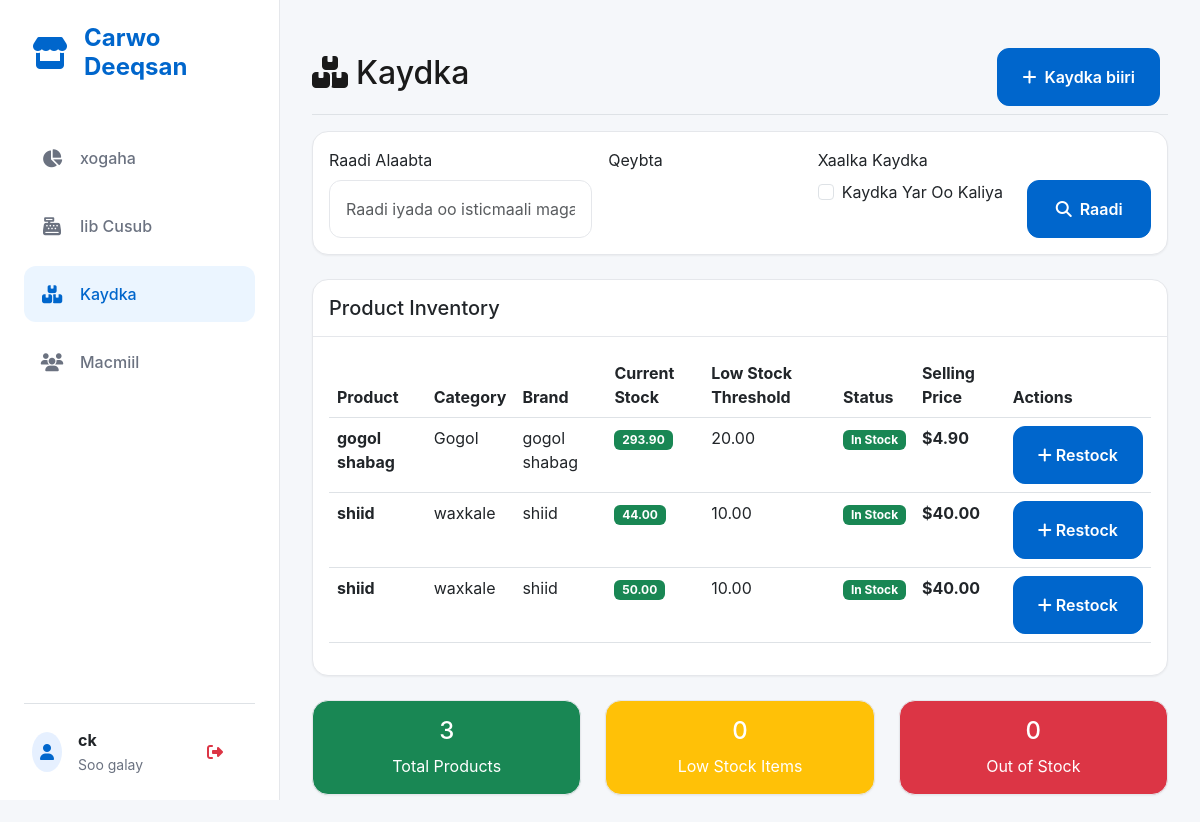
The app's page /inventory/ (signed in), older data.
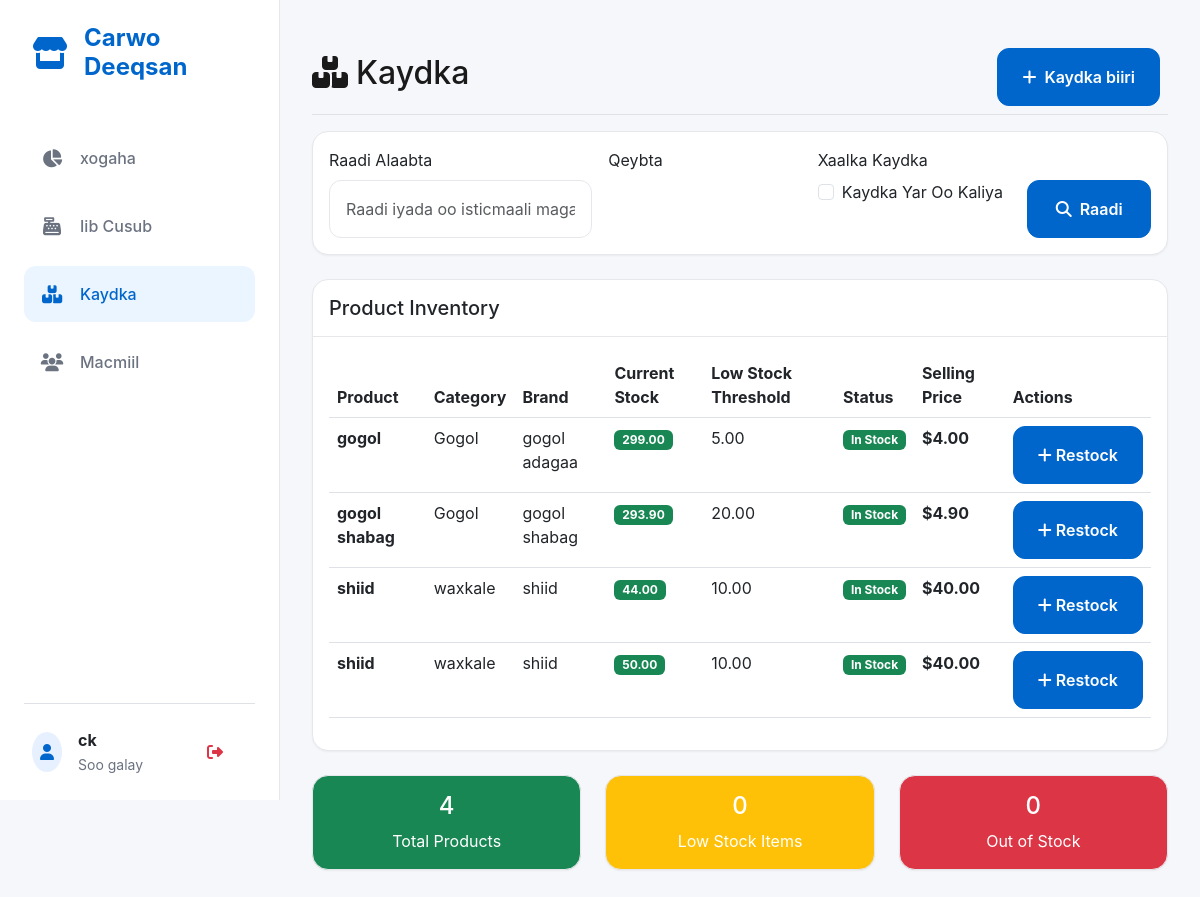
The same page, newer data.
### core/models.py (models this page shows, shortened)
class Product(models.Model):
    name = models.CharField(max_length=200)
    brand = models.CharField(max_length=100)
    category = models.ForeignKey(Category, on_delete=models.CASCADE)
    purchase_price = models.DecimalField(
        max_digits=10,
        decimal_places=2,
        verbose_name="Purchase Price (USD)"
    )
    selling_price = models.DecimalField(
        max_digits=10,
        decimal_places=2,
        verbose_name="Selling Price (USD)"
    )
    UNIT_CHOICES = [
        ('UNIT', 'Unit'),
        ('METER', 'Meter'),
    ]
    selling_unit = models.CharField(max_length=10, choices=UNIT_CHOICES, default='UNIT')
    current_stock = models.DecimalField(max_digits=10, decimal_places=2, default=0.00)
    low_stock_threshold = models.DecimalField(max_digits=10, decimal_places=2, default=5.00)
    minimum_sale_length = models.DecimalField(
        max_digits=5,
        decimal_places=2,
        null=True,
        blank=True,
        help_text="Applies only to METER products"
    )
    date_added = models.DateTimeField(auto_now_add=True)
    date_updated = models.DateTimeField(auto_now=True)
    is_active = models.BooleanField(default=True)
    class Meta:
        verbose_name = "Product"
        verbose_name_plural = "Products"
    @property
    def is_low_stock(self):
        return self.current_stock <= self.low_stock_threshold

class Category(models.Model):
    name = models.CharField(max_length=100, unique=True)
    description = models.TextField(blank=True)
    date_created = models.DateTimeField(auto_now_add=True)
    class Meta:
        verbose_name = "Category"
        verbose_name_plural = "Categories"

### core/views.py (the view)
# urls.py: path('inventory/', views.inventory_list, name='inventory_list'),
@superuser_required
def inventory_list(request):
    products = Product.objects.select_related('category').order_by('name')
    search = request.GET.get('search', '')
    if search:
        products = products.filter(
            Q(name__icontains=search) |
            Q(brand__icontains=search) |
            Q(category__name__icontains=search)
        )
    category = request.GET.get('category', '')
    if category:
        products = products.filter(category_id=category)
    low_stock = request.GET.get('low_stock', '')
    if low_stock == 'true':
        products = products.filter(current_stock__lte=F('low_stock_threshold'))
    paginator = Paginator(products, 20)
    page_number = request.GET.get('page')
    page_obj = paginator.get_page(page_number)
    categories = Category.objects.all()
    low_stock_products = Product.objects.filter(
        current_stock__lte=F('low_stock_threshold'),
        is_active=True
    )
    out_of_stock_count = Product.objects.filter(
        current_stock=0,
        is_active=True
    ).count()
    context = {
        'page_obj': page_obj,
        'search': search,
        'category': category,
        'low_stock': low_stock,
        'categories': categories,
        'low_stock_products': low_stock_products,
        'out_of_stock_count': out_of_stock_count,
    }
    return render(request, 'core/inventory_list.html', context)

### core/permissions_policy.py (called while the page is built)
    def process_response(self, request, response):
        existing = response.get('Permissions-Policy')
        policy = "camera=(self)"
        if existing:
            if 'camera=' not in existing:
                response['Permissions-Policy'] = f"{existing}, {policy}"
        else:
            response['Permissions-Policy'] = policy
        return response

### core/views.py (called while the page is built)
def superuser_required(view_func):
    @wraps(view_func)
    def _wrapped_view(request, *args, **kwargs):
        if not request.user.is_authenticated:
            messages.error(request, "Authentication required.")
            return redirect('admin:login')
        if not request.user.is_superuser:
            messages.error(request, "Superuser privileges required.")
            return redirect('core:dashboard')
        return view_func(request, *args, **kwargs)
    return _wrapped_view

### core/templates/core/inventory_list.html (shortened to what the changed rows need)
{% extends 'core/base.html' %}
{% load static %}
{% block content %}
<div class="d-flex justify-content-between flex-wrap flex-md-nowrap align-items-center pt-3 pb-2 mb-3 border-bottom">
    <h1 class="h2">
        <i class="fas fa-boxes me-2"></i>Kaydka
    </h1>
</div>
<div class="card">
    <div class="card-body">
        {% if page_obj %}
            <div class="table-responsive">
                <table class="table table-hover">
                    <thead>
                        <tr>
                            <th>Product</th>
                            <th>Category</th>
                            <th>Brand</th>
                            <th>Current Stock</th>
                            <th>Low Stock Threshold</th>
                            <th>Status</th>
                            <th>Selling Price</th>
                            <th>Actions</th>
                        </tr>
                    </thead>
                    <tbody>
                        {% for product in page_obj %}
                        <tr {% if product.is_low_stock %}class="table-warning"{% endif %}>
                            <td>
                                <strong>{{ product.name }}</strong>
                            </td>
                            <td>{{ product.category.name }}</td>
                            <td>{{ product.brand }}</td>
                            <td>
                                {% if product.is_low_stock %}
                                    <span class="badge bg-danger">{{ product.current_stock }}</span>
                                {% elif product.current_stock == 0 %}
                                    <span class="badge bg-dark">{{ product.current_stock }}</span>
                                {% else %}
                                    <span class="badge bg-success">{{ product.current_stock }}</span>
                                {% endif %}
                            </td>
                            <td>{{ product.low_stock_threshold }}</td>
                            <td>
                                {% if product.current_stock == 0 %}
                                    <span class="badge bg-danger">Out of Stock</span>
                                {% elif product.is_low_stock %}
                                    <span class="badge bg-warning">Low Stock</span>
                                {% else %}
                                    <span class="badge bg-success">In Stock</span>
                                {% endif %}
                            </td>
                            <td>
                                <strong>${{ product.selling_price|floatformat:2 }}</strong>
                            </td>
                            <td>
                                <a href="{% url 'core:restock_inventory' %}" class="btn btn-sm btn-primary">
                                    <i class="fas fa-plus me-1"></i>Restock
                                </a>
                            </td>
                        </tr>
                        {% endfor %}
                    </tbody>
                </table>
            </div>
        {% else %}
            <div class="text-center py-5">
                <i class="fas fa-boxes fa-3x text-muted mb-3"></i>
                <h5 class="text-muted">No products found</h5>
                <p class="text-muted">No products match your search criteria.</p>
            </div>
        {% endif %}
    </div>
</div>
<div class="row mt-4">
    <div class="col-md-4">
        <div class="card bg-success text-white">
            <div class="card-body text-center">
                <h4>{{ page_obj.paginator.count|default:0 }}</h4>
                <p class="mb-0">Total Products</p>
            </div>
        </div>
    </div>
</div>
{% endblock %}

Row changes from the older to the newer data that the page shows:
added Product: name "gogol", category.name "Gogol", brand "gogol adagaa", current_stock "299.00", low_stock_threshold "5.00", shows "In Stock", selling_price "4.00"
Text that changed along with them:
{{ page_obj.paginator.count|default:0 }}: "3" → "4"
